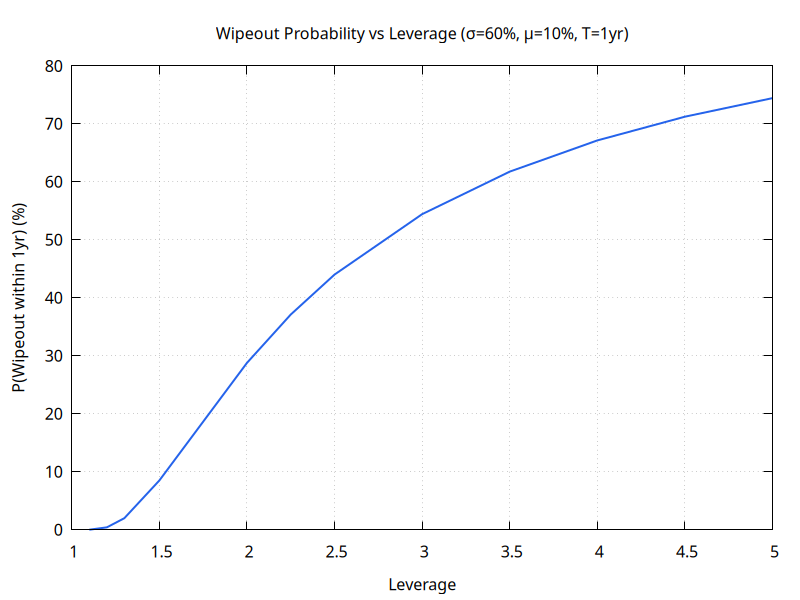

This chart was generated by the following gnuplot code:
set terminal pngcairo size 800,600 background "#ffffff"
set grid
set key bmargin
set style line 1 lc rgb "#2563eb" lw 2
set style line 2 lc rgb "#10b981" lw 2
set style line 3 lc rgb "#f59e0b" lw 2
set style line 4 lc rgb "#dc2626" lw 2
set style line 5 lc rgb "#8b5cf6" lw 2
set output "wipeout-probability.png"
set title "Wipeout Probability vs Leverage (σ=60%, μ=10%, T=1yr)"
set xlabel "Leverage"
set ylabel "P(Wipeout within 1yr) (%)"
set xrange [1:5]
set yrange [0:80]

plot '-' using 1:2 with lines ls 1 title ''
1.1  0.0108659
1.2  0.417372
1.3  1.99838
1.5  8.51046
2  28.782
2.25  37.1212
2.5  44.0136
3  54.4298
3.5  61.7654
4  67.1449
4.5  71.2348
5  74.439
e
